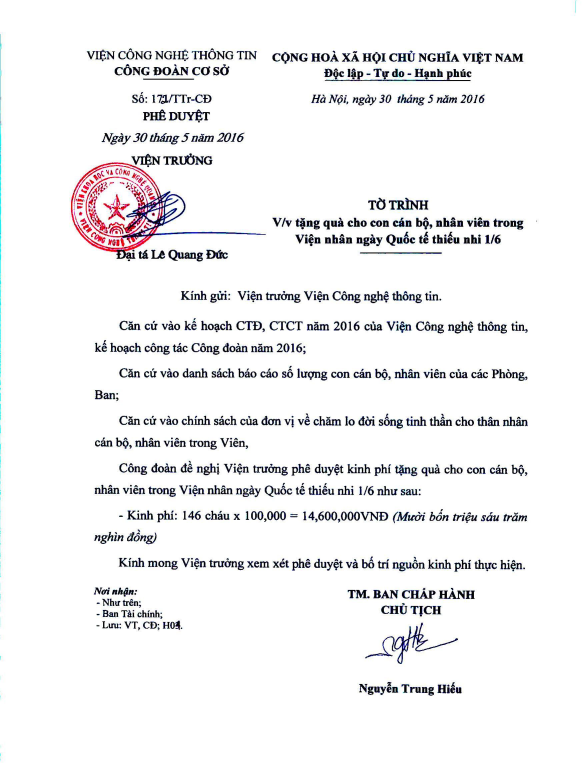
#> input picture utils/save_image/1.jpg, 1749 x 2308 px (shown at 1/3 size); its folder holds only this picture in this run
$ python -i deskew.py   (imports and definitions only)   (older library calls are emulated)
#> lines starting #> are read from the running program, lines starting #| are printed output that depends on the picture; after the words box and inside, x2 and y2 are one past the last pixel; in counts of white or black regions, pixels touching at a corner belong together
### utils/skew_process/skew_detect.py
""" Calculates skew angle """
import imghdr
import os

import matplotlib.pyplot as plt
import numpy as np
from skimage.color import rgb2gray
from skimage.feature import canny
from skimage.transform import hough_line, hough_line_peaks


class SkewDetect:

    piby4 = np.pi / 4

    def __init__(
        self,
        input_file=None,
        batch_path=None,
        output_file=None,
        sigma=3.0,
        display_output=None,
        num_peaks=20,
        plot_hough=None
    ):

        self.sigma = sigma
        self.input_file = input_file
        self.batch_path = batch_path
        self.output_file = output_file
        self.display_output = display_output
        self.num_peaks = num_peaks
        self.plot_hough = plot_hough

    # [5 lines left out: function write_to_file, not called in this run]

    def get_max_freq_elem(self, arr):

        max_arr = []
        freqs = {}
        for i in arr:
            if i in freqs:
                freqs[i] += 1
            else:
                freqs[i] = 1

        sorted_keys = sorted(freqs, key=freqs.get, reverse=True)
        max_freq = freqs[sorted_keys[0]]

        for k in sorted_keys:
            if freqs[k] == max_freq:
                max_arr.append(k)

        return max_arr

    # [8 lines left out: function display_hough, not called in this run]

    def compare_sum(self, value):
        if value >= 44 and value <= 46:
            return True
        else:
            return False

    # [4 lines left out: function display, not called in this run]

    def calculate_deviation(self, angle):
        angle_in_degrees = np.abs(angle)
        deviation = np.abs(SkewDetect.piby4 - angle_in_degrees)

        return deviation

    # [29 lines left out: functions run, check_path, not called in this run]

    def process_single_file(self,img):

        # file_path = self.check_path(self.input_file)
        res = self.determine_skew(img)

        if self.output_file:
            output_path = self.check_path(self.output_file)
            wfile = open(output_path, 'w')
            self.write_to_file(wfile, res)
            wfile.close()

        return res

    # [24 lines left out: function batch_process, not called in this run]

    def determine_skew(self, img_file):
        img = rgb2gray(img_file)
        # img = io.imread(img_file, as_grey=True)
        edges = canny(img, sigma=self.sigma)
        h, a, d = hough_line(edges)
        _, ap, _ = hough_line_peaks(h, a, d, num_peaks=self.num_peaks)
        ## error here
        if len(ap) == 0:
            return {"Image File": img_file, "Message": "Bad Quality","Estimated Angle":0}

        absolute_deviations = [self.calculate_deviation(k) for k in ap]
        average_deviation = np.mean(np.rad2deg(absolute_deviations))
        ap_deg = [np.rad2deg(x) for x in ap]

        bin_0_45 = []
        bin_45_90 = []
        bin_0_45n = []
        bin_45_90n = []

        for ang in ap_deg:

            deviation_sum = int(90 - ang + average_deviation)
            if self.compare_sum(deviation_sum):
                bin_45_90.append(ang)
                continue

            deviation_sum = int(ang + average_deviation)
            if self.compare_sum(deviation_sum):
                bin_0_45.append(ang)
                continue

            deviation_sum = int(-ang + average_deviation)
            if self.compare_sum(deviation_sum):
                bin_0_45n.append(ang)
                continue

            deviation_sum = int(90 + ang + average_deviation)
            if self.compare_sum(deviation_sum):
                bin_45_90n.append(ang)

        angles = [bin_0_45, bin_45_90, bin_0_45n, bin_45_90n]
        lmax = 0

        for j in range(len(angles)):
            l = len(angles[j])
            if l > lmax:
                lmax = l
                maxi = j

        if lmax:
            ans_arr = self.get_max_freq_elem(angles[maxi])
            ans_res = np.mean(ans_arr)

        else:
            ans_arr = self.get_max_freq_elem(ap_deg)
            ans_res = np.mean(ans_arr)

        data = {
            "Image File": img_file,
            "Average Deviation from pi/4": average_deviation,
            "Estimated Angle": ans_res,
            "Angle bins": angles}

        if self.display_output:
            self.display(data)

        if self.plot_hough:
            self.display_hough(h, a, d)
        return data

### utils/skew_process/rotation.py
import cv2
import numpy as np

def rotateAndScale(img, angle , scaleFactor = 1.0):
    degreesCCW = angle
    (oldY,oldX) = img.shape[:2]
    M = cv2.getRotationMatrix2D(center=(oldX/2,oldY/2), angle=degreesCCW, scale=scaleFactor)
    newX,newY = oldX*scaleFactor,oldY*scaleFactor
    r = np.deg2rad(degreesCCW)
    newX,newY = (abs(np.sin(r)*newY) + abs(np.cos(r)*newX),abs(np.sin(r)*newX) + abs(np.cos(r)*newY))
    (tx,ty) = ((newX-oldX)/2,(newY-oldY)/2)
    M[0,2] += tx
    M[1,2] += ty
    rotatedImg = cv2.warpAffine(img, M, dsize=(int(newX),int(newY)),flags=cv2.INTER_CUBIC, borderValue=(255,255,255))
    return rotatedImg

### utils/skew_process/deskew.py
from utils.skew_process.rotation import rotateAndScale
from utils.skew_process.skew_detect import SkewDetect
import re
import pytesseract
import cv2,imutils
import numpy as np
def h_v_detect(image):
    if len(image.shape) == 2:
        gray_img = image
    elif len(image.shape) == 3:
        gray_img = cv2.cvtColor(image, cv2.COLOR_BGR2GRAY)
    # #print(gray_img.shape)
    thresh_img = cv2.adaptiveThreshold(~gray_img, 255, cv2.ADAPTIVE_THRESH_MEAN_C, cv2.THRESH_BINARY, 15, -2)
    # cv2.imwrite('thresh_img.jpg',thresh_img)
    h_img = thresh_img.copy()
    v_img = thresh_img.copy()
    scale = 15
    h_size = int(h_img.shape[1] / scale)

    h_structure = cv2.getStructuringElement(cv2.MORPH_RECT,
                                            (h_size, 1))
    h_erode_img = cv2.erode(h_img, h_structure, 1)
    h_dilate_img = cv2.dilate(h_erode_img, h_structure, 1)
    v_size = int(v_img.shape[0] / scale)
    v_structure = cv2.getStructuringElement(cv2.MORPH_RECT,
                                            (1, v_size))
    v_erode_img = cv2.erode(v_img, v_structure, 1)
    v_dilate_img = cv2.dilate(v_erode_img, v_structure, 1)
    mask_img = h_dilate_img + v_dilate_img
    mask_img = ~mask_img
    mask_img[mask_img>0]=1
    # #print("mask value",mask_img[:2])
    return mask_img

def remove_line(img):
    mask_image = h_v_detect(img)
    #print_image(img)
    mask_image_stacked = np.stack((mask_image,)*3,axis=-1)
    #print(mask_image_stacked.shape)
    img = ~img*mask_image_stacked
    img = ~img
    return img

class Deskew:

	def __init__(self, image, r_angle=0):
		self.image = image
		self.r_angle = r_angle
		self.skew_obj = SkewDetect(input_file=self.image)

	def deskew(self):
		img = self.image.copy()
		(h, w) = img.shape[:2]
		# print(h, w)
		(h, w) = img.shape[:2]
		if w > 1200:
			if w > 2000:
				img = imutils.resize(img, width=1400)
			else:
				img = imutils.resize(img, width=1200)
		img = remove_line(img)

		res = self.skew_obj.process_single_file(img)
		angle = res['Estimated Angle']
		# print("estimate angle",angle)
		if 0 <= angle <= 90:
			rot_angle = angle - 90 + self.r_angle
		if -45 <= angle < 0:
			rot_angle = angle - 90 + self.r_angle
		if -90 <= angle < -45:
			rot_angle = 90 + angle + self.r_angle

		rotated = rotateAndScale(img, rot_angle)
		# print("angle_predicted_before=", rot_angle)
		rotated = remove_line(rotated)
		if rotated.shape[1]<1000:
			rotated = imutils.resize(rotated,width=1000)
		try:
			new_data = pytesseract.image_to_osd(rotated)
			angle = re.search('(?<=Rotate: )\d+', new_data).group(0)
			angle = float(angle)
		except:
			angle = 0
		rot_angle = rot_angle + angle
		# print("angle_predicted=",rot_angle)
		rotated = rotateAndScale(self.image, rot_angle)
		return rotated, rot_angle

	def run(self):
		if self.image is not None:
			return self.deskew()

>>> import cv2
>>> picture = cv2.imread('../save_image/1.jpg')
#> picture is the input picture: shape (2308, 1749, 3); mean B, G, R 242.2, 241.3, 241.7
>>> result = Deskew(picture).deskew()
#> in h_v_detect, `thresh_img = cv2.adaptiveThreshold(~gray_img, 255, cv2.ADAPTIVE_THRESH..`:
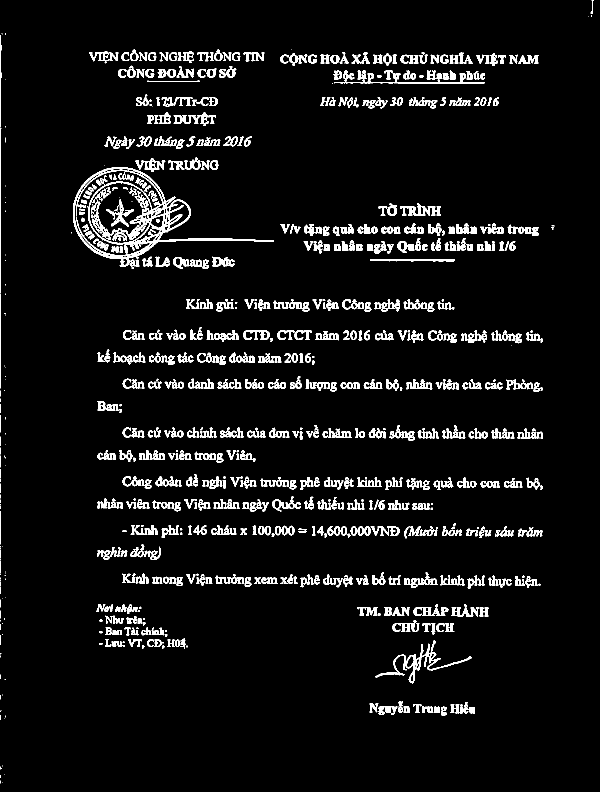
#> thresh_img: shape (1583, 1200) (shown at 1/2 size); 6.1% white; 925 white regions (176 under 20 px), largest, box (x1, y1, x2, y2) and area: (146, 334, 548, 533) 9202, (751, 1281, 943, 1367) 1989, (668, 146, 969, 167) 1345
#> in h_v_detect, `mask_img = ~mask_img`:
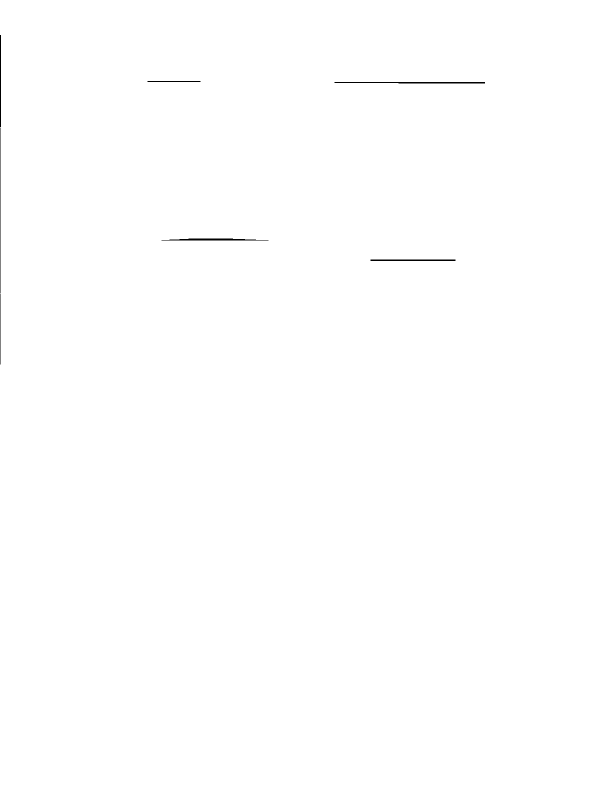
#> mask_img: shape (1583, 1200) (shown at 1/2 size); 99.8% white; 7 black regions, largest, box (x1, y1, x2, y2) and area: (669, 164, 970, 167) 775, (323, 477, 537, 481) 607, (741, 519, 911, 522) 510
#> in remove_line, `img = ~img*mask_image_stacked`:
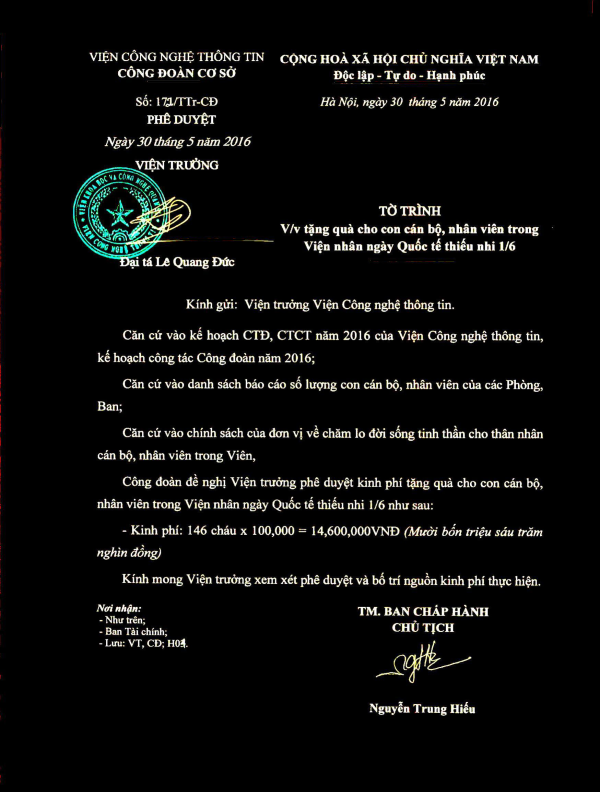
#> img: shape (1583, 1200, 3) (shown at 1/2 size); mean B, G, R 12.6, 13.5, 13
#> in determine_skew, `edges = canny(img, sigma=self.sigma)`:
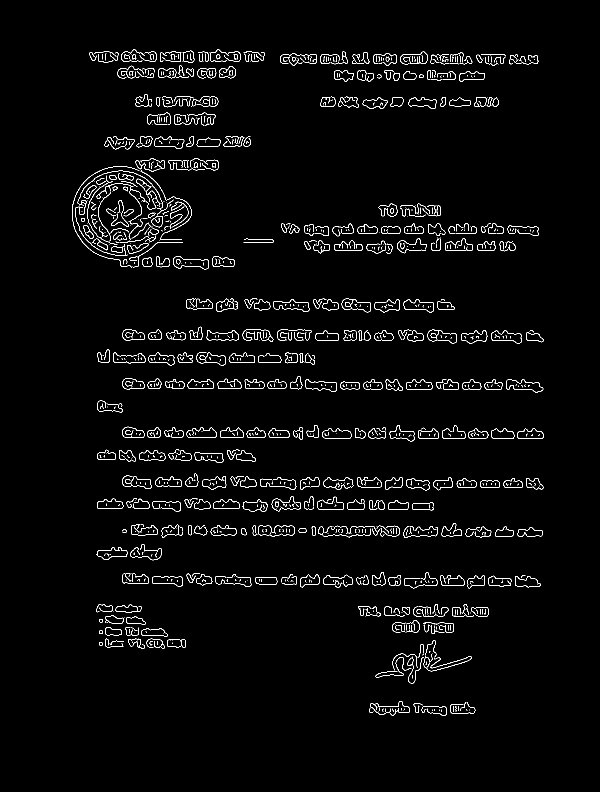
#> edges: shape (1583, 1200) bool (shown at 1/2 size); 2.4% white in thin lines or dots, all inside (x1, y1, x2, y2) = (144, 99, 1087, 1432)
#> in determine_skew, `h, a, d = hough_line(edges)`:
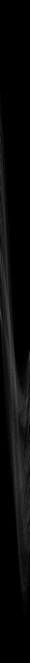
#> h: shape (3975, 180) uint64 (shown at 1/6 size); min 0, max 298, mean 11.5; drawn with min black and max white
#> in determine_skew, `h, a, d = hough_line(edges)`: a = 180 values from -1.57 to 1.55; d = 3975 values from -1987 to 1987
#> in determine_skew, `_, ap, _ = hough_line_peaks(h, a, d, num_peaks=self.num_peaks)`: ap = 20 values, max -1.55 at index 16, min -1.57 at index 0, mean -1.57
#> in determine_skew, `absolute_deviations = [self.calculate_deviation(k) for k in ap]`: absolute_deviations = [0.785, 0.785, 0.785, 0.785, 0.785, 0.785, 0.785, 0.785, 0.785, 0.785, 0.785, 0.785, 0.785, 0.785, 0.785, 0.785, 0.768, 0.785, 0.785, 0.785]
#> in determine_skew, `average_deviation = np.mean(np.rad2deg(absolute_deviations))`: average_deviation = 44.95
#> in determine_skew, `ap_deg = [np.rad2deg(x) for x in ap]`: ap_deg = [-90, -90, -90, -90, -90, -90, -90, -90, -90, -90, -90, -90, -90, -90, -90, -90, -89, -90, -90, -90]
#> the loop in determine_skew, `for ang in ap_deg: ` made 20 passes
#> ang on passes 1 to 8: -90, -90, -90, -90, -90, -90, -90, -90
#> after the loop in determine_skew, `for ang in ap_deg:`: bin_0_45 = []; bin_45_90n has the same summary as ap_deg
#> in determine_skew, `angles = [bin_0_45, bin_45_90, bin_0_45n, bin_45_90n]`: angles = [[], [], [], [-90, -90, -90, -90, -90, -90, -90, -90, -90, -90, -90, -90, -90, -90, -90, -90, -89, -90, -90, -90]]
#> the loop in determine_skew, `for j in range(len(angles)):` made 4 passes
#> (l, lmax, maxi) on pass 4: (20, 20, 3)
#> after the loop in determine_skew, `for j in range(len(angles)):`: lmax = 20; maxi = 3
#> the loop in get_max_freq_elem, `for i in arr:` made 20 passes
#> i on passes 1 to 8: -90, -90, -90, -90, -90, -90, -90, -90
#> after the loop in get_max_freq_elem, `for i in arr:`: freqs = {-90: 19, -89: 1}
#> in get_max_freq_elem, `sorted_keys = sorted(freqs, key=freqs.get, reverse=True)`: sorted_keys = [-90, -89]
#> in get_max_freq_elem, `max_freq = freqs[sorted_keys[0]]`: max_freq = 19
#> the loop in get_max_freq_elem, `for k in sorted_keys:` made 2 passes
#> k on passes 1 to 2: -90, -89
#> after the loop in get_max_freq_elem, `for k in sorted_keys:`: max_arr = [-90]
#> in determine_skew, `ans_res = np.mean(ans_arr)`: ans_res = -90
#> in process_single_file, `res = self.determine_skew(img)`: res = 4 items
#> in deskew, `angle = res['Estimated Angle']`: angle = -90
#> in deskew, `rot_angle = 90 + angle + self.r_angle`: rot_angle = 0
#> in rotateAndScale, `M = cv2.getRotationMatrix2D(center=(oldX/2,oldY/2), angle=degreesCCW, ..`: M = [[1, 0, 0], [0, 1, 0]]
#> in rotateAndScale, `r = np.deg2rad(degreesCCW)`: r = 0
#> in h_v_detect (call 2), `thresh_img = cv2.adaptiveThreshold(~gray_img, 255, cv2.ADAPTIVE_THRESH..`:
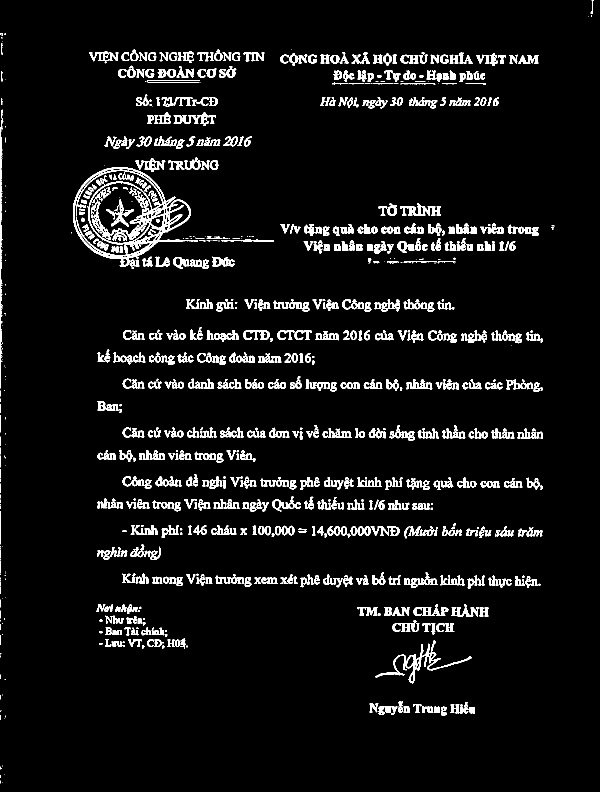
#> thresh_img: shape (1583, 1200) (shown at 1/2 size); 6.1% white; 1029 white regions (263 under 20 px), largest, box (x1, y1, x2, y2) and area: (146, 334, 396, 533) 8533, (751, 1281, 943, 1367) 1989, (0, 219, 6, 777) 1012
#> in h_v_detect (call 2), `h_dilate_img = cv2.dilate(h_erode_img, h_structure, 1)`:
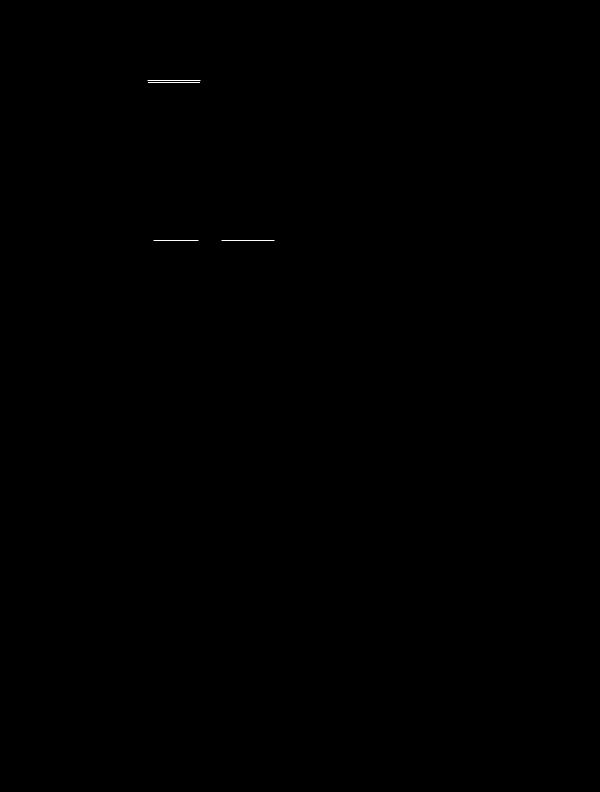
#> h_dilate_img: shape (1583, 1200) (shown at 1/2 size); 0.02% white in thin lines or dots, all inside (x1, y1, x2, y2) = (295, 161, 549, 482)
#> (the run stopped early here; a loop or call above may not have finished)
